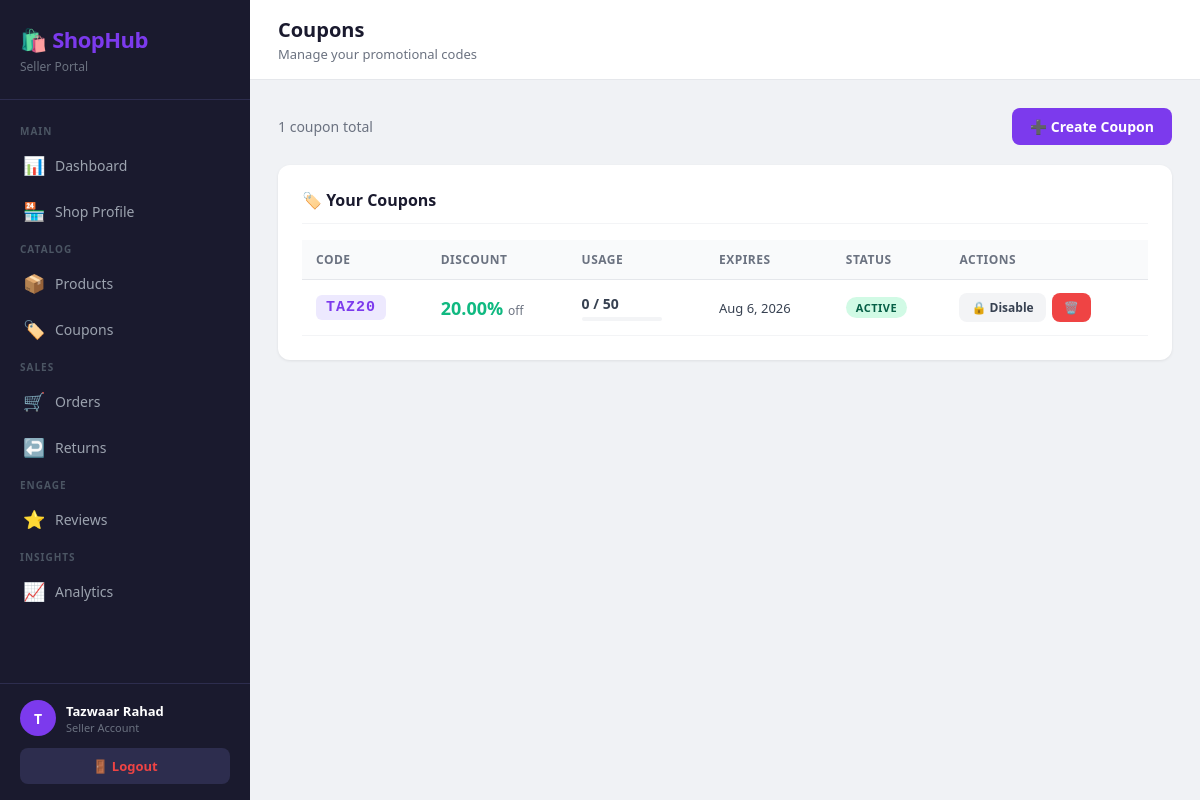
The app's page /seller/index.php?page=coupons (signed in) with its own data.
### tables this page shows
CREATE TABLE `coupons` (
  `id` int(11) NOT NULL,
  `seller_id` int(11) NOT NULL,
  `code` varchar(50) NOT NULL,
  `discount_percentage` decimal(5,2) NOT NULL,
  `max_uses` int(11) DEFAULT 1,
  `uses_count` int(11) DEFAULT 0,
  `expires_at` date NOT NULL,
  `is_active` tinyint(1) DEFAULT 1,
  `created_at` timestamp NOT NULL DEFAULT current_timestamp()
);

### seller/controllers/CouponController.php (called while the page is built, shortened)
<?php
require_once __DIR__ . '/../models/Coupon.php';
class CouponController {
    private Coupon $couponModel;
    public function __construct() {
        $this->couponModel = new Coupon();
    }
    public function index(): void {
        $sellerId = $_SESSION['seller_id'];
        $coupons  = $this->couponModel->getAllBySeller($sellerId);
        $usageCounts = [];
        foreach ($coupons as $c) {
            $usageCounts[$c['id']] = $this->couponModel->getUsageCount($c['id']);
        }
        require_once __DIR__ . '/../views/coupons/index.php';
    }
}

### seller/config/database.php (called while the page is built, shortened)
<?php
function getDB() {
    $conn = new mysqli(DB_HOST, DB_USER, DB_PASS, DB_NAME);
    $conn->set_charset('utf8mb4');
    return $conn;
}

### seller/models/Coupon.php (called while the page is built, shortened)
<?php
class Coupon {
    private $db;
    public function __construct() {
        $this->db = getDB();
    }
    public function getAllBySeller(int $sellerId): array {
        $stmt = $this->db->prepare(
            "SELECT * FROM coupons
             WHERE seller_id = ?
             ORDER BY created_at DESC"
        );
        $stmt->bind_param("i", $sellerId);
        $stmt->execute();
        $result = $stmt->get_result()->fetch_all(MYSQLI_ASSOC);
        return $result;
    }
    public function getUsageCount(int $couponId): int {
        $stmt = $this->db->prepare(
            "SELECT COUNT(*) AS cnt FROM orders WHERE coupon_id = ?"
        );
        $stmt->bind_param("i", $couponId);
        $stmt->execute();
        $cnt = $stmt->get_result()->fetch_assoc()['cnt'];
        return (int)$cnt;
    }
}

### seller/views/coupons/index.php (the view, shortened to what this page needs)
<?php require_once __DIR__ . '/../layout/header.php'; requireSeller(); ?>
<div style="display:flex;justify-content:space-between;align-items:center;margin-bottom:20px;">
    <span style="font-size:14px;color:#6b7280;">
        <?= count($coupons) ?> coupon<?= count($coupons) !== 1 ? 's' : '' ?> total
    </span>
    <a href="index.php?page=coupons-create" class="btn btn-primary">
        ➕ Create Coupon
    </a>
</div>
<div class="card">
    <div class="card-title">🏷️ Your Coupons</div>
    <?php if (empty($coupons)): ?>
        <div class="empty-state">
            <div class="icon">🏷️</div>
            <p>No coupons yet. Create your first promotional code!</p>
            <a href="index.php?page=coupons-create" class="btn btn-primary"
               style="margin-top:16px;">➕ Create Coupon</a>
        </div>
    <?php else: ?>
        <div class="table-wrap">
            <table>
                <thead>
                    <tr>
                        <th>Code</th>
                        <th>Discount</th>
                        <th>Usage</th>
                        <th>Expires</th>
                        <th>Status</th>
                        <th>Actions</th>
                    </tr>
                </thead>
                <tbody>
                    <?php foreach ($coupons as $c): ?>
                    <?php
                        $isExpired  = strtotime($c['expires_at']) < time();
                        $usageCount = $usageCounts[$c['id']] ?? 0;
                        $isFull     = $usageCount >= $c['max_uses'];
                    ?>
                    <tr>
                        <td>
                            <div style="font-family:monospace;font-size:15px;font-weight:800;
                                        color:#7c3aed;letter-spacing:1px;background:#ede9fe;
                                        display:inline-block;padding:4px 10px;border-radius:6px;">
                                <?= htmlspecialchars($c['code']) ?>
                            </div>
                        </td>
                        <td>
                            <span style="font-size:18px;font-weight:800;color:#10b981;">
                                <?= $c['discount_percentage'] ?>%
                            </span>
                            <span style="font-size:12px;color:#6b7280;"> off</span>
                        </td>
                        <td>
                            <div style="font-size:14px;font-weight:600;color:#374151;">
                                <?= $usageCount ?> / <?= $c['max_uses'] ?>
                            </div>
                            <div style="height:4px;background:#f3f4f6;border-radius:4px;
                                        margin-top:4px;width:80px;">
                            </div>
                        </td>
                        <td>
                            <div style="font-size:13px;color:<?= $isExpired ? '#ef4444' : '#374151' ?>;
                                        font-weight:<?= $isExpired ? '700' : '400' ?>;">
                                <?= date('M j, Y', strtotime($c['expires_at'])) ?>
                            </div>
                        </td>
                        <td>
                            <?php if (!$c['is_active']): ?>
                                <span class="badge badge-gray">Inactive</span>
                            <?php elseif ($isExpired): ?>
                                <span class="badge badge-danger">Expired</span>
                            <?php elseif ($isFull): ?>
                                <span class="badge badge-warning">Maxed Out</span>
                            <?php else: ?>
                                <span class="badge badge-success">Active</span>
                            <?php endif; ?>
                        </td>
                        <td>
                            <div style="display:flex;gap:6px;">
                                <a href="index.php?page=coupons-toggle&id=<?= $c['id'] ?>"
                                   class="btn btn-secondary btn-sm"
                                   onclick="return confirm('Toggle this coupon?')">
                                    <?= $c['is_active'] ? '🔒 Disable' : '✅ Enable' ?>
                                </a>
                                <a href="index.php?page=coupons-delete&id=<?= $c['id'] ?>"
                                   class="btn btn-danger btn-sm"
                                   onclick="return confirm('Delete this coupon?')">
                                    🗑️
                                </a>
                            </div>
                        </td>
                    </tr>
                    <?php endforeach; ?>
                </tbody>
            </table>
        </div>
    <?php endif; ?>
</div>
<?php require_once __DIR__ . '/../layout/footer.php'; ?>

### seller/views/layout/header.php (style rules this page uses)
* { margin: 0; padding: 0; box-sizing: border-box; }
body { font-family: 'Segoe UI', sans-serif; background: #f0f2f5; color: #1a1a2e; display: flex; min-height: 100vh; }
.card { background: #fff; border-radius: 12px; padding: 24px; box-shadow: 0 1px 3px rgba(0,0,0,0.08); margin-bottom: 20px; }
.card-title { font-size: 16px; font-weight: 700; color: #1a1a2e; margin-bottom: 16px; padding-bottom: 12px; border-bottom: 1px solid #f3f4f6; }
.btn { display: inline-flex; align-items: center; gap: 6px; padding: 9px 18px; border-radius: 8px; font-size: 14px; font-weight: 600; cursor: pointer; border: none; text-decoration: none; transition: all 0.2s; }
.btn-primary { background: #7c3aed; color: #fff; }
.btn-danger { background: #ef4444; color: #fff; }
.btn-secondary { background: #f3f4f6; color: #374151; }
.btn-sm { padding: 6px 12px; font-size: 12px; }
.table-wrap { overflow-x: auto; }
table { width: 100%; border-collapse: collapse; font-size: 14px; }
th { background: #f9fafb; padding: 11px 14px; text-align: left; font-size: 12px; font-weight: 700; color: #6b7280; text-transform: uppercase; letter-spacing: 0.5px; border-bottom: 1px solid #e5e7eb; }
td { padding: 13px 14px; border-bottom: 1px solid #f3f4f6; color: #374151; }
.badge { display: inline-block; padding: 3px 10px; border-radius: 20px; font-size: 11px; font-weight: 700; text-transform: uppercase; letter-spacing: 0.5px; }
.badge-success { background: #d1fae5; color: #065f46; }

### records on screen
coupons: code "TAZ20", discount_percentage "20.00", id "0", max_uses "50", expires_at "Aug 6, 2026", is_active "ACTIVE"

### other values on screen
substr($_SESSION['name'], 0, 1) "T"
$_SESSION['name'] "Tazwaar Rahad"
$pageTitle "Coupons"
$pageSubtitle "Manage your promotional codes"
count($coupons) "1"
